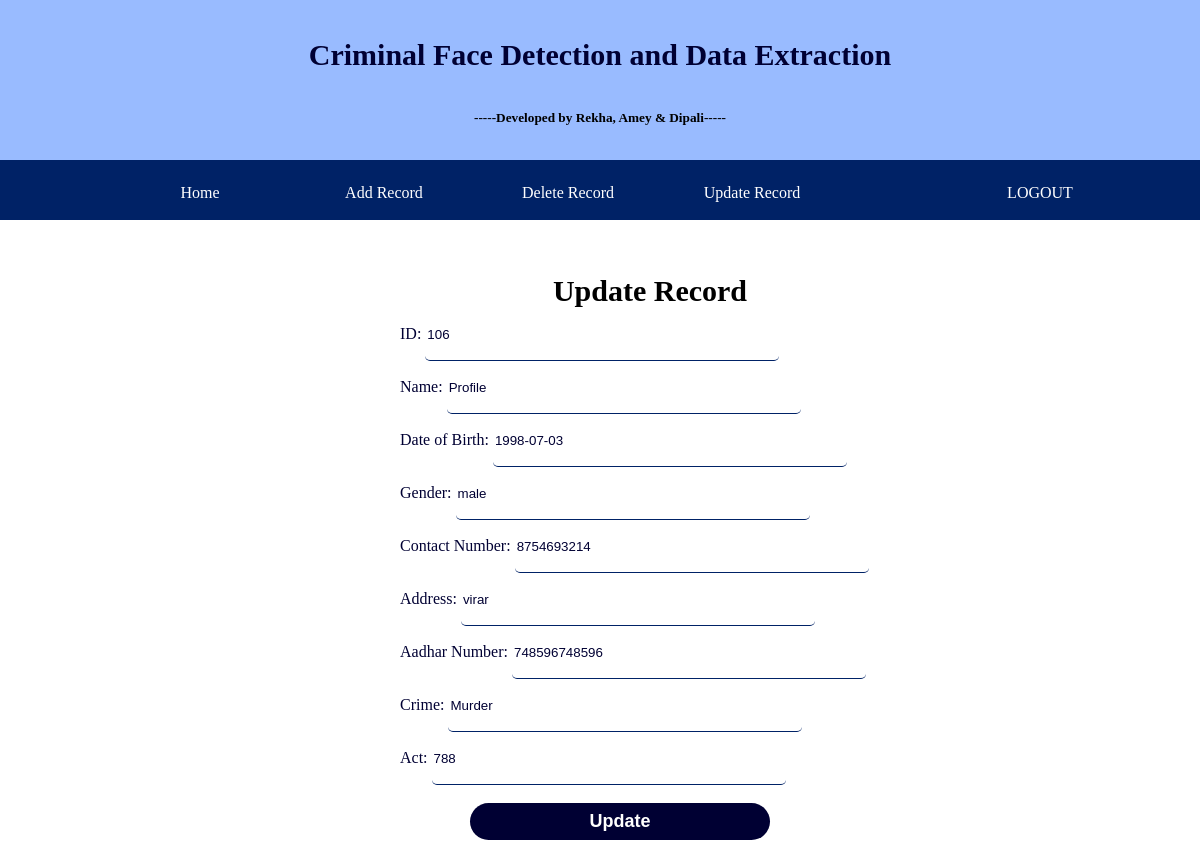
The page /update1/106 on the database its author committed.
### tables this page shows
CREATE TABLE "users" (
	`id`	INTEGER NOT NULL PRIMARY KEY AUTOINCREMENT UNIQUE,
	`name`	TEXT NOT NULL,
	`dob`	TEXT,
	`gender`	TEXT,
	`contact`	INTEGER,
	`address`	TEXT,
	`aadhar`	INTEGER,
	`crime`	TEXT,
	`act`	TEXT,
	`created`	INTEGER
);

### app.py (the view)
@app.route('/update1/<id>')
def update1(id):
    print(id)
    con = sqlite3.connect("database.db")
    con.row_factory = sqlite3.Row
    cur = con.cursor()
    cur.execute("SELECT * from users WHERE id=?", [id])
    results = cur.fetchall()
    con.commit()
    print("done")
    return render_template('update.html', rows=results)

### templates/update.html (shortened to what this page needs)
{% extends 'layout_police.html' %}
{% block content %}
<html lang="en">
<head>
</head>
<body>
    <br><br><br>
    <form class="form_area" action="{{ url_for('upd')}}" method="post">
        <p>Update Record</p>
        {% for row in rows %}
        <label>ID:</label> <input type="text" value="{{row['id']}}" name="id"><br>
        <label>Name:</label> <input type="text" value="{{row['name']}}" name="name"><br>
        <label>Date of Birth: </label><input type="text" value="{{row['dob']}}" name="dob"><br>
        <label>Gender: </label>
        <input type="text" value="{{row['gender']}}" name="gender"><br>
        <label>Contact Number: </label><input type="text" value="{{row['contact']}}" name="contact"><br>
        <label>Address:</label> <input type="text" value="{{row['address']}}" name="address"><br>
        <label>Aadhar Number: </label><input type="text" value="{{row['aadhar']}}" name="aadhar"><br>
        <label>Crime:</label> <input type="text" value="{{row['crime']}}" name="crime"><br>
        <label>Act:</label> <input type="text" value="{{row['act']}}" name="act"><br><br>
        <button type="submit" >Update</button>
        <br><br>
        {% endfor %}
    </form>
</body>
</html>
{% endblock %}

### templates/layout_police.html (style rules this page uses)
* { margin:0; }

### templates/update.html (style rules this page uses)
.form_area { margin-left:350px; width:600px; }
.form_area input[type=text], .form_area input[type=date], .form_area input[type=password], .form_area select { height:50px; width:350px; color:#000033; border:black; border-bottom:1px solid #002266; border-radius:5px; }
.form_area label { margin-left:50px; height:50px; width:50px; color:#000033; }
.form_area button { border:none; height:37px; outline:none; color:#ffffff; font-size:18px; background-color:#000033; cursor:pointer; font-weight:bold; border-radius:20px; text-decoration:none; margin-left:120px; width:300px; }
.form_area p { text-align:center; font-size:30px; font-weight:bold; }

### rows shown on the page
users: id "106", name "Profile", dob "1998-07-03", gender "male", contact "8754693214", address "virar", aadhar "748596748596", crime "Murder", act "788"
